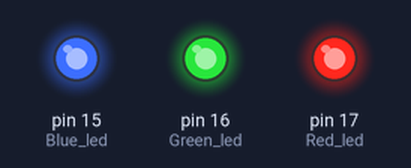
Simulated run of this program. Board: MicroPython board. On the bench: output pins drawn as LEDs (lit = HIGH).

Above: at 0.1 s.
Timing chart, 0 to 1.6 s (numbered marks = the images above):
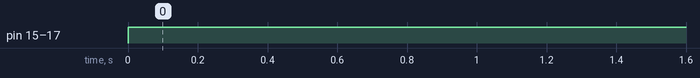

The program:

main_example.py
```python
from machine import Pin,Signal
from micropython import const
import time

KEY1_PIN = const(34)
KEY2_PIN = const(35)

LED_RED_PIN = const(17)
LED_GREEN_PIN = const(16)
LED_BLUE_PIN = const(15)

Key1 = Pin(KEY1_PIN,Pin.IN,Pin.PULL_UP)

Red_led = Pin(LED_RED_PIN,Pin.OUT,value=1)
Green_led = Pin(LED_GREEN_PIN,Pin.OUT,value=1)
Blue_led = Pin(LED_BLUE_PIN,Pin.OUT,value=1)

Red_led_s = Signal(Red_led,invert=True);
Green_led_s = Signal(Green_led,invert=True);
Blue_led_s = Signal(Blue_led,invert=True);

White_led_s = [Red_led_s,Green_led_s,Blue_led_s]

led_state = 0

def change_LED() :
    global led_state
    if led_state is 0:
        led_state = 1
        for led in White_led_s:
            led.on()
    else :
        led_state = 0
        for led in White_led_s:
            led.off()


def onClick(KEY):
    time.sleep_ms(10)
    if Key1.value() is 0:
        change_LED()

Key1.irq(onClick,Pin.IRQ_FALLING)
```

Measured:
- by itself, pin 15 (Blue_led), pin 16 (Green_led), pin 17 (Red_led): LOW → HIGH at 0.00 s
